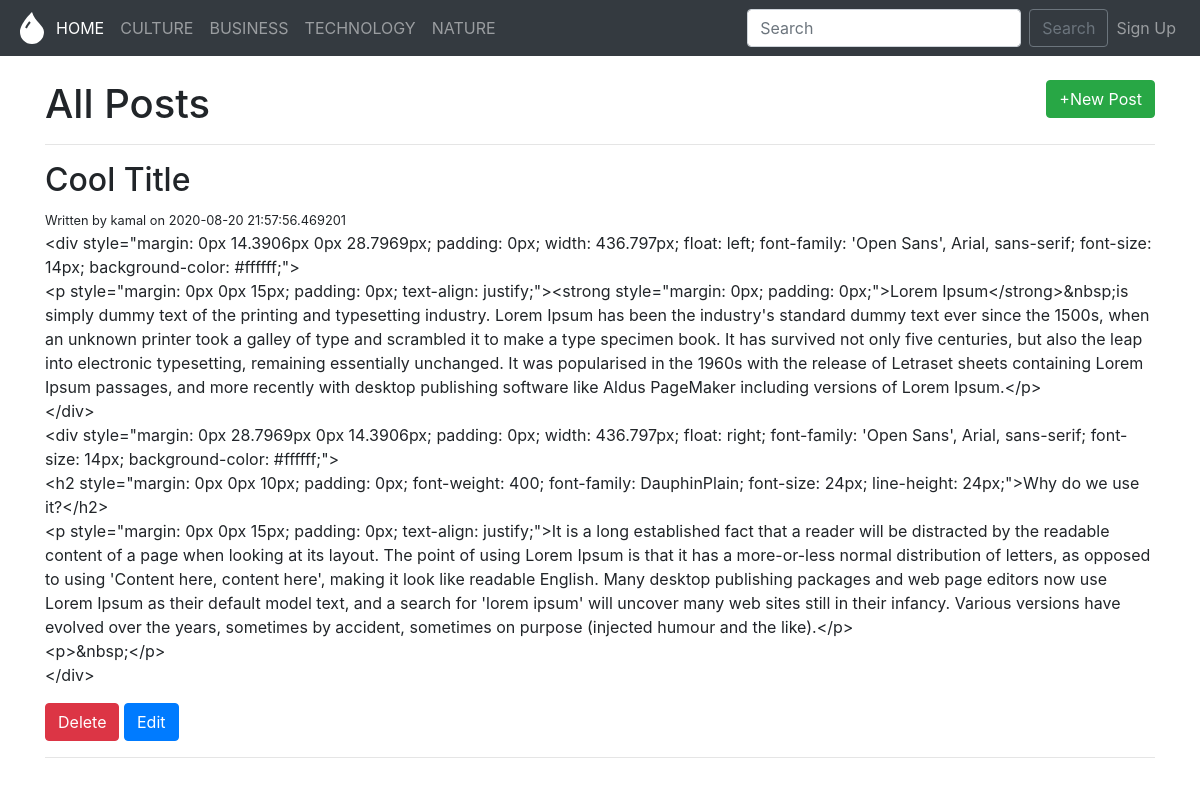
The page /posts on the database its author committed.
### app.py (models this page shows, shortened)
class Articles(db.Model):
    id = db.Column(db.Integer, primary_key=True)
    title = db.Column(db.String(100), nullable=False)
    content = db.Column(db.Text, nullable=False)
    author = db.Column(db.String(20), nullable=False, default='N/A')
    url = db.Column(db.String(200), nullable=True)
    location = db.Column(db.String(100), nullable=True)
    labels = db.Column(db.String(200), nullable=True)
    allow_comments = db.Column(db.Boolean, nullable=True, default=False)
    created_at = db.Column(db.DateTime, nullable=False, default=datetime.utcnow)
    updated_at = db.Column(db.DateTime, nullable=False, default=datetime.utcnow)

### app.py (the view)
@app.route('/posts', methods=['GET', 'POST'])
def posts():
    if request.method == 'POST':
        post_title = request.form['title']
        post_content = request.form['content']
        post_author = request.form['author']
        new_post = Articles(title=post_title, content=post_content, author=post_author)
        db.session.add(new_post)
        db.session.commit()
        return redirect('/posts')
    else:
        all_posts = Articles.query.order_by(Articles.updated_at).all()
        return render_template('posts.htm', posts=all_posts)

### templates/posts.htm (shortened to what this page needs)
{% extends 'base.htm' %}
{% block body %}
    <br>
    <div>
        <h1 style="display: inline;">All Posts</h1>
        <a style="display:inline" class="btn btn-success float-right" href="/posts/new">+New Post</a>
    </div>
    <hr>
    {% for post in posts %}
        <h2>{{ post.title }}</h2>
        {% if post.author %}
            <small>Written by {{ post.author }} on {{ post.created_at }}</small>
        {% else %}
            <small>Written by Unknown on {{ post.created_at }}</small>
        {% endif %}
        <p style="white-space: pre-wrap;">{{ post.content }}</p>
        <a class="btn btn-danger" href="/posts/delete/{{post.id}}">Delete</a>
        <a class="btn btn-primary" href="/posts/edit/{{post.id}}">Edit</a>
        <hr>
    {% endfor %}
{% endblock %}

### templates/base.htm (shortened to what this page needs)
<!DOCTYPE html>
<html class="no-js">
<head>
    <link rel="stylesheet" href="https://stackpath.bootstrapcdn.com/bootstrap/4.5.2/css/bootstrap.min.css">
</head>
<body>
    <nav class="navbar navbar-expand-lg navbar-dark bg-dark">
        <div class="collapse navbar-collapse" id="navbarSupportedContent">
          <ul class="navbar-nav mr-auto">
            <li class="nav-item active">
              <a class="nav-link" href="/">HOME <span class="sr-only">(current)</span></a>
            </li>
            <li class="nav-item">
              <a class="nav-link" href="/posts/culture">CULTURE</a>
            </li>
            <li class="nav-item">
              <a class="nav-link" href="/posts/business">BUSINESS</a>
            </li>
            <li class="nav-item">
              <a class="nav-link" href="/posts/technology">TECHNOLOGY</a>
            </li>
            <li class="nav-item">
              <a class="nav-link" href="/posts/nature">NATURE</a>
            </li>
          </ul>
          <form class="form-inline my-2 my-lg-0" action="/search/result">
            <input class="form-control mr-sm-2" type="search" placeholder="Search" aria-label="Search" name="q">
            <button class="btn btn-outline-secondary my-2 my-sm-0" type="submit">Search</button>
            <ul class="navbar-nav mr-auto">
              <li class="nav-item">
                <a class="nav-link" href="/signup">Sign Up</a>
              </li>
              </ul>
        </form>
        </div>
      </nav>
    <div class="container">
        {% block body %} {% endblock %}
    </div>
</body>
</html>

### rows shown on the page
Articles: title "Cool Title", author "kamal", created_at "2020-08-20 21:57:56.469201", content "<div style=\"margin: 0px 14.3906px 0px 28.7969px; padding: 0px; width: 436.797px; float: left; font-family: 'Open Sans', Arial, sans-serif; font-size: 14px; background-color: #ffffff;\"> <p style=\"margin: 0px 0px 15px; padding: 0px; text-align: justify;\"><strong style=\"margin: 0px; padding: 0px;\">Lorem Ipsum</strong>&nbsp;is simply dummy text of the printing and typesetting industry. Lorem Ipsum has been the industry's standard dummy text ever since the 1500s, when an unknown printer took a galley of type and scrambled it to make a type specimen book. It has survived not only five centuries, but also the leap into electronic typesetting, remaining essentially unchanged. It was popularised in…"
